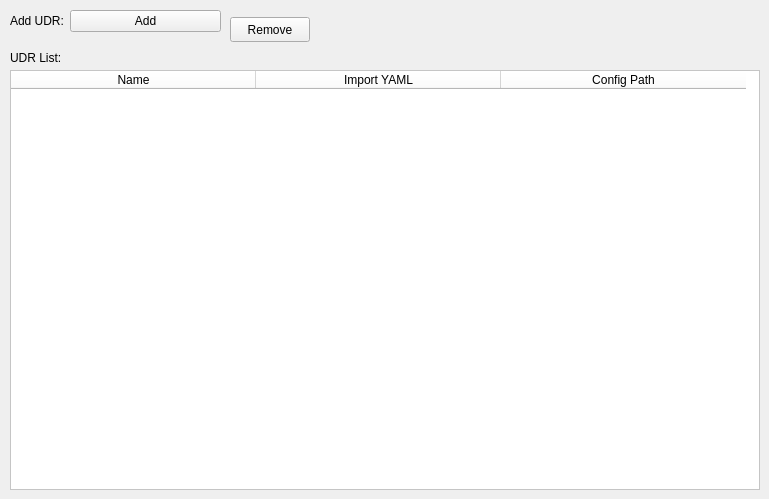
    <widget class="QWidget" name="UDR_2">
     <attribute name="title">
      <string>UDR</string>
     </attribute>
     <widget class="QWidget" name="formLayoutWidget_24">
      <property name="geometry">
       <rect>
        <x>10</x>
        <y>10</y>
        <width>211</width>
        <height>31</height>
       </rect>
      </property>
      <layout class="QFormLayout" name="formLayout_24">
       <item row="0" column="0">
        <widget class="QLabel" name="label_57">
         <property name="text">
          <string>Add UDR:</string>
         </property>
        </widget>
       </item>
       <item row="0" column="1">
        <widget class="QPushButton" name="Component5G_AddUDRButton">
         <property name="text">
          <string>Add</string>
         </property>
        </widget>
       </item>
      </layout>
     </widget>
     <widget class="QPushButton" name="Component5G_RemoveUDRButton">
      <property name="geometry">
       <rect>
        <x>230</x>
        <y>17</y>
        <width>80</width>
        <height>25</height>
       </rect>
      </property>
      <property name="text">
       <string>Remove</string>
      </property>
     </widget>
     <widget class="QLabel" name="label_58">
      <property name="geometry">
       <rect>
        <x>10</x>
        <y>50</y>
        <width>101</width>
        <height>16</height>
       </rect>
      </property>
      <property name="text">
       <string>UDR List:</string>
      </property>
     </widget>
     <widget class="QTableWidget" name="Component5G_UDRtable">
      <property name="geometry">
       <rect>
        <x>10</x>
        <y>70</y>
        <width>750</width>
        <height>420</height>
       </rect>
      </property>
      <property name="styleSheet">
       <string notr="true">background-color: rgb(255, 255, 255);</string>
      </property>
      <attribute name="horizontalHeaderDefaultSectionSize">
       <number>245</number>
      </attribute>
      <attribute name="verticalHeaderHighlightSections">
       <bool>true</bool>
      </attribute>
      <column>
       <property name="text">
        <string>Name</string>
       </property>
      </column>
      <column>
       <property name="text">
        <string>Import YAML</string>
       </property>
      </column>
      <column>
       <property name="text">
        <string>Config Path</string>
       </property>
      </column>
     </widget>
    </widget>
